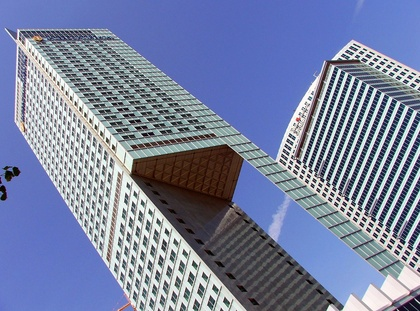
%> input picture Filtering & Edge Detection/Input Images/building.jpg, 420 x 311 px, shrunk from 1200 x 888 before the run; the run also reads 1 picture not shown here
$ octave lab3.m   (GNU Octave 9; MATLAB toolbox functions it lacks are replaced by stand-ins)
%> lines starting %> are read from the running program, lines starting %| are printed output that depends on the picture; in (x1, y1, x2, y2) boxes, pixels count from 0 and x2, y2 are one past the last pixel; in counts of white or black regions, pixels touching at a corner belong together; the program's own positions count from 1
clc;
clear;
close all;

%% Exercise 1 - Image Filters

% Input Image and Filter
I = imread('building.jpg');
%> I is the input picture: size 311x420x3 uint8; mean R, G, B 119.6, 130, 162.1
M = [1 4 1; 4 16 4; 1 4 1]/36;

% Filtering
F1 = imfilter(I,M);

figure,
subplot(121), imshow(I,[]), title('Input Image');
subplot(122), imshow(F1,[]), title('Filtered Image');

% Different types of Border Restoration
F2 = imfilter(I,M,'symmetric');
F3 = imfilter(I,M,'circular');
F4 = imfilter(I,M,'replicate');

figure,
subplot(221), imshow(F1,[]), title('Filtered Image');
subplot(222), imshow(F2,[]), title('Filtered Image (Symmetric)');
subplot(223), imshow(F3,[]), title('Filtered Image (Circular)');
subplot(224), imshow(F4,[]), title('Filtered Image (Replicate)');

%% Exercise 1.1 - Linear Filtering

% Input Image and Filters
I2 = imread('saturn.png');
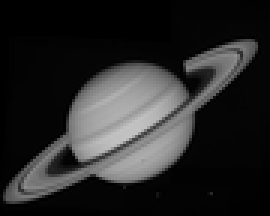
%> input picture Filtering & Edge Detection/Input Images/saturn.png, 90 x 72 px, shrunk from 256 x 205 before the run (shown 3 times larger)
%> I2 is the input picture: size 72x90 uint8; min 0, max 196, mean 39.9
M_avg = ones(3)/9;
M_gauss = [1 4 1; 4 16 4; 1 4 1]/36;

% Filtering
F_avg = imfilter(I2,M_avg, 'replicate');
F_gauss = imfilter(I2,M_gauss, 'replicate');

figure,
subplot(221), imshow(F_avg,[]), title('Average Filtered Image');
subplot(222), plot(F_avg(100,:)), title('Plot Average Filter Response');
%> (this line was passed over: plot is not available in this run)
subplot(223), imshow(F_gauss,[]), title('Gauss Filtered Image');
subplot(224), plot(F_gauss(100,:)), title('Plot Gauss Filter Response');
%> (this line was passed over: plot is not available in this run)

I3 = imread('saturn_noise.png');

% Filtering
F_avg1 = imfilter(I3,M_avg, 'replicate');
F_gauss1 = imfilter(I3,M_gauss, 'replicate');

figure,
subplot(221), imshow(I3,[]),title('Input Image');
subplot(222), plot(I3(100,:)), title('Plot Input  Response');
%> (this line was passed over: plot is not available in this run)
subplot(223), imshow(F_avg1,[]), title('Average Filtered Image');
subplot(224), plot(F_avg1(100,:)), title('Plot Average Filter Response');
%> (this line was passed over: plot is not available in this run)

figure,
subplot(221), imshow(I3,[]), title('Input Image');
subplot(222), plot(I3(100,:)), title('Plot Input  Response');
%> (this line was passed over: plot is not available in this run)
subplot(223), imshow(F_gauss1,[]), title('Gauss Filtered Image');
subplot(224), plot(F_gauss1(100,:)), title('Plot Gaussian Filter Response');
%> (this line was passed over: plot is not available in this run)

%% Exercise 1.2 - Non-linear Filtering

I4 = imread('saturn_noise2.png');
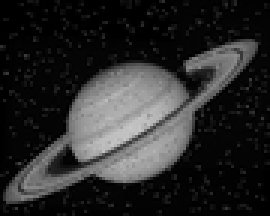
%> input picture Filtering & Edge Detection/Input Images/saturn_noise2.png, 90 x 72 px, shrunk from 256 x 205 before the run (shown 3 times larger)
%> I4 is the input picture: size 72x90 uint8; min 0, max 200, mean 42

% Filtering
F_med = medfilt2(I4);
F_avg2 = imfilter(I4,M_avg, 'symmetric');
F_gauss2 = imfilter(I4,M_gauss, 'symmetric');

figure,
subplot(221), imshow(I4,[]), title('Input Image');
subplot(222), imshow(F_med,[]), title('Median Filtered Image');
subplot(223), imshow(F_avg2,[]), title('Average Filtered Image');
subplot(224), imshow(F_gauss2,[]), title('Gaussian Filtered Image');

%% Exercise 2 - Edge Detection

%% Exercise 2.1 - Sobel Filters

% Input Image and Sobel Edge Filter
I5 = imread('saturn.png');

Mx = [1 0 -1; 2 0 -2; 1 0 -1];
My = [1 2 1; 0 0 0 ; -1 -2 -1];
Ix = imfilter(I5, Mx);
Iy = imfilter(I5, My);

figure,
subplot(221), imshow(Ix, []), title('Sobel Vertical Edge');
subplot(222), imshow(Iy, []), title('Sobel Horizontal Edge');

Ix = im2double(Ix);
%> Ix: size 72x90 double
Iy = im2double(Iy);
%> Iy: size 72x90 double

[r,c]=size(I5);
%> r = 72; c = 90
Norm = zeros(size(I5));

% Compute the norm of the gradient vector
for i = 1:r
    for j = 1:c
        Norm(i,j) = sqrt((Ix(i,j)*Ix(i,j))+(Iy(i,j)*Iy(i,j)));
    end
end
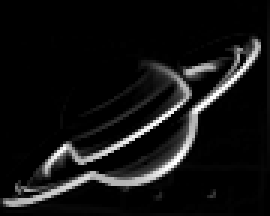
%> Norm: size 72x90 double (shown 3 times larger); min 0, max 1.41, mean 0.105; drawn with min black and max white

subplot(223), imshow(Norm, []), title('Norm of Gradient Vector');

% Thresholding of Filtered Image
Output = zeros(size(I5));
Threshold = 0.7;

for i = 1:r
    for j = 1:c
        if Norm(i,j) > Threshold
            Output(i,j) = 255;
        else
            Output(i,j) = 0;
        end
    end
end
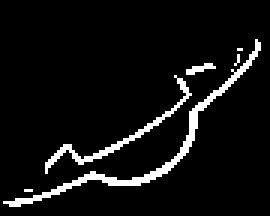
%> Output: size 72x90 double (shown 3 times larger); 6.4% white in thin lines or dots, all inside (x1, y1, x2, y2) = (1, 13, 87, 69)

subplot(224), imshow(Output, []), title('Sobel Threshold Image');

%% Exercise 2.2 - Comparision between Different Edge Detectors

I6 = imread('house.jpg');
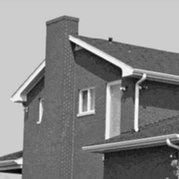
%> input picture Filtering & Edge Detection/Input Images/house.jpg, 179 x 179 px, shrunk from 512 x 512 before the run
%> I6 is the input picture: size 179x179 uint8; min 0, max 255, mean 136.5
I7 = rgb2gray(imread('satellite.jpg'));
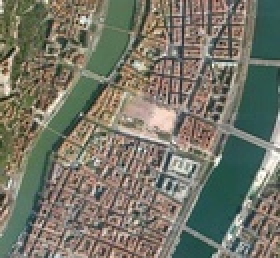
%> input picture Filtering & Edge Detection/Input Images/satellite.jpg, 140 x 129 px, shrunk from 400 x 369 before the run (shown 2 times larger)
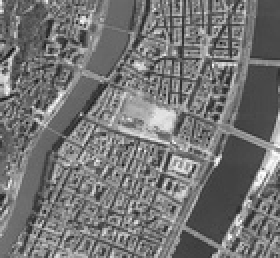
%> I7: size 129x140 uint8 (shown 2 times larger); min 19, max 254, mean 116.5
%> (the run ends here)
